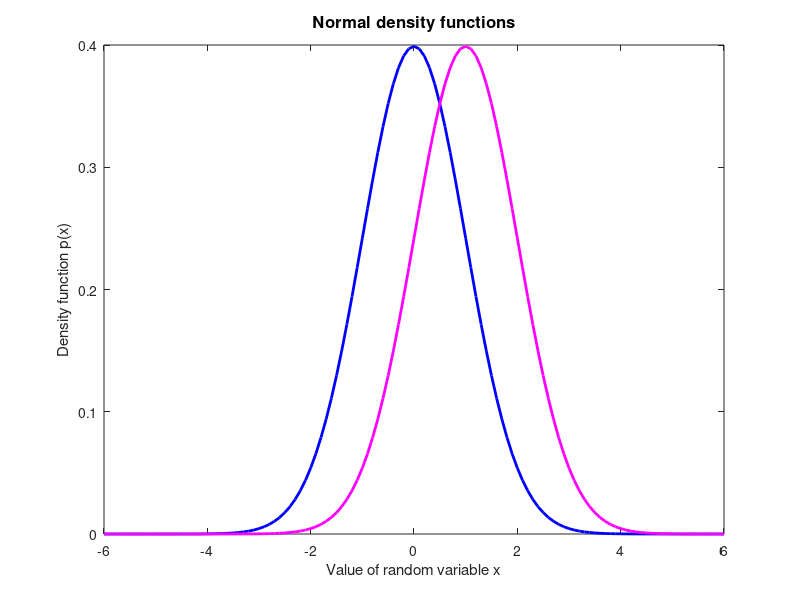

The MATLAB script that drew this image: (Note: this script raises an error after producing the figure.)
% Calculations to accompany notes on random variables.
% For:  "Macro-foundations for asset prices"
% Written by:  Dave Backus, NYU, August 2013 
clear all 
format compact

%%
disp('Poisson probabilities')
j = [0:8]';
jfac = gamma(j+1);

% calculate probabilities
omega = 0.1;
p1 = exp(-omega)*omega.^j./jfac;
omega = 1.5;
p2 = exp(-omega)*omega.^j./jfac;

clf                             % clear figure 
bar(j, [p1 p2])                 % draw bar chart 
% color controls, only for experts 
cmap = [0 0 1; 1 0 1];          % sets colors as blue and magenta ("rgb")
colormap(cmap) 
% add title and axis labels 
title('Poisson probabilities', 'FontSize', 12)  % title, large font 
xlabel('Value j of random variable') 
ylabel('Probability p(j)') 


%%
disp('Normal density functions')
x = [-6:0.1:6]';

mu = 0;
sigma = 1;
p1 = exp(-(x-mu).^2/(2*sigma^2))./sqrt(2*pi*sigma^2);

mu = 1;
sigma = 1;
p2 = exp(-(x-mu).^2/(2*sigma^2))./sqrt(2*pi*sigma^2);

clf 
plot(x, p1, 'b', 'LineWidth', 2)
hold on
pause(2)
plot(x, p2, 'm', 'LineWidth', 2)
xlabel('Value of random variable x') 
ylabel('Density function p(x)') 
title('Normal density functions', 'FontSize', 12)

%%
disp('Generating functions (Bernoulli)')
syms s omega                        % defines these as symbols 

% mgf 
mgf = 1-omega + omega*exp(s);
cgf = log(mgf);

disp('raw moments')
% differentiate moment generating function 
mu1p = subs(diff(mgf,s,1),s,0)      % mean
mu2p = subs(diff(mgf,s,2),s,0)      % second moment (why not variance?) 
mu3p = subs(diff(mgf,s,3),s,0)
mu4p = subs(diff(mgf,s,4),s,0)

% break this into two pieces 
diff1 = diff(mgf,s,1)
mu1p = subs(diff1,s,0)              % mean

disp('cumulants ')
% differentiate cumulant generating function 
kappa1 = subs(diff(cgf,s,1),s,0)    % mean
kappa2 = subs(diff(cgf,s,2),s,0)    % variance 
kappa3 = subs(diff(cgf,s,3),s,0)
kappa4 = subs(diff(cgf,s,4),s,0)

disp('skewness and kurtosis')
gamma1 = kappa3/kappa2^(3/2)
gamma2 = kappa4/kappa2^2


%%
disp('Generating functions (Poisson)')
syms s omega                        % defines these as symbols 

% normal mgf 
mgf = exp(omega*(exp(s)-1));
cgf = log(mgf);

disp('raw moments')
% differentiate moment generating function 
mu1p = subs(diff(mgf,s,1),s,0)       % mean
mu2p = subs(diff(mgf,s,2),s,0)       % second moment (why not variance?) 
mu3p = subs(diff(mgf,s,3),s,0)
mu4p = subs(diff(mgf,s,4),s,0)

disp('cumulants ')
% differentiate cumulant generating function 
kappa1 = subs(diff(cgf,s,1),s,0)    % mean
kappa2 = subs(diff(cgf,s,2),s,0)    % variance 
kappa3 = subs(diff(cgf,s,3),s,0)
kappa4 = subs(diff(cgf,s,4),s,0)

disp('skewness and kurtosis')
gamma1 = kappa3/kappa2^(3/2)
gamma2 = kappa4/kappa2^2


%%
disp('Generating functions (normal)')
syms s mu sigma                     % defines these as symbols 

% normal mgf 
mgf = exp(s*mu + (s*sigma)^2/2);
cgf = log(mgf);

disp('raw moments')
% differentiate moment generating function 
mu1p = subs(diff(mgf,s,1),s,0)       % mean
mu2p = subs(diff(mgf,s,2),s,0)       % second moment (why not variance?) 
mu3p = subs(diff(mgf,s,3),s,0)
mu4p = subs(diff(mgf,s,4),s,0)

disp('cumulants ')
% differentiate cumulant generating function 
kappa1 = subs(diff(cgf,s,1),s,0)    % mean
kappa2 = subs(diff(cgf,s,2),s,0)    % variance 
kappa3 = subs(diff(cgf,s,3),s,0)
kappa4 = subs(diff(cgf,s,4),s,0)

disp('skewness and kurtosis')
gamma1 = kappa3/kappa2^(3/2)
gamma2 = kappa4/kappa2^2


%%
disp('More generating functions (linear combinations)')
syms s mu sigma                     % defines these as symbols 

cgf_x = s^2/2; 
cgf_y = s*mu + subs(cgf_x, s, s*sigma); 

% differentiate cumulant generating function 
kappa1 = subs(diff(cgf_y,s,1),s,0)  % mean
kappa2 = subs(diff(cgf_y,s,2),s,0)  % variance 


%%
% 3-state moments 
syms s omega delta % defines these as symbols 

mgf = omega*(exp(-s*delta)+exp(s*delta)) + (1-2*omega);
cgf = log(mgf);

disp(' ')
kappa1 = subs(diff(cgf,s,1),s,0)    % mean
kappa2 = subs(diff(cgf,s,2),s,0)    % variance 
kappa3 = subs(diff(cgf,s,3),s,0)
factor(kappa3)  % sometimes this cleans up the expression; see also simplify
kappa4 = subs(diff(cgf,s,4),s,0)
factor(kappa4)

disp(' ')
gamma1 = kappa3/kappa2^(3/2)
gamma2 = kappa4/kappa2^2
simplify(gamma2)


%%
disp('Gram-Charlier examples of skewness and kurtosis')

% arbitrary state grid 
zmax = 4; dz = 0.1; 
z = [-zmax:dz:zmax]';

% skewness and (excess) kurtosis
gamma1 = 1
gamma2 = 1 

% Gram-Charlier distribution (normal if gamma1 = gamma2 = 0) 
p1 = exp(-z.^2/2)*dz/sqrt(2*pi);       
p2 = gamma1.*p1.*(z.^3-3*z)/6;
p3 = gamma2.*p1.*(z.^4-6*z.^2+3)/24;  
p = p1+p2+p3;
checkprobssum2one = sum(p)

subplot(3,1,1), bar(z,p,'b')
title('distribution')
subplot(3,1,2), bar(z,p2,'b')
title('skewness')
subplot(3,1,3), bar(z,p3,'b')
title('kurtosis')


%%
disp(' ') 
disp('Normal mixture generating functions and cumulants')
syms s mu sigma theta delta omega 
mu = 0;
sigma = 1;
theta = 0;
delta = 1.5;

% normal mgf 
mgf1 = exp(s*mu + (s*sigma)^2/2);
mgf2 = exp(s*theta + (s*delta)^2/2);
mgf = (1-omega)*mgf1 + omega*mgf2
cgf = log(mgf);

disp(' ')
disp('cumulants ')
% differentiate cumulant generating function 
kappa1 = subs(diff(cgf,s,1),s,0)    % mean
kappa2 = subs(diff(cgf,s,2),s,0)    % variance 
kappa3 = subs(diff(cgf,s,3),s,0)
kappa4 = subs(diff(cgf,s,4),s,0)


%%
disp('Normal mixture pictures')
% arbitrary state grid 
zmax = 5; dz = 0.1; 
z = [-zmax:dz:zmax]';

% standard normal N(0,1)
p1 = exp(-z.^2/2)*dz/sqrt(2*pi);
checksump = sum(p1)
p1 = p1/sum(p1);

% different normal N(theta,delta)  [not delta^2!] 
theta = -1
delta = 2 
p2 = exp(-(z-theta).^2/(2*delta))*dz/sqrt(2*pi*delta);
checksump = sum(p2)
p2 = p2/sum(p2);

% mixture 
omega = 0.5
p = (1-omega)*p1 + omega*p2;

figure(1)
subplot(3,1,1), bar(z,p1,'b')
title('Two normal distributions and their mixture')
subplot(3,1,2), bar(z,p2,'r')
subplot(3,1,3), bar(z,p,'m')



%%
% practice problems

disp('Practice: sample moments') 
x = [2,-1,4,3]'
%
mu1p = sum(x)/4
mu2p = sum(x.^2)/4
%
meanx = mu1p
varx = mu2p - mu1p^2
varx_alt = sum((x-mu1p).^2)/4

stddev = sqrt(varx)

%%
disp('Practice: multivariate sample moments')  
x = [2,-1,4,3]'
y = [10, -5, 3, 0]'

xbar = mean(x)
ybar = mean(y) 

varx = mean((x-xbar).^2) 
vary = mean((y-ybar).^2) 
covxy = mean((x-xbar).*(y-ybar))
corrxy = covxy/sqrt(varx*vary)


%%
% Bernoulli mixture of normals
syms s theta omega delta % defines these as symbols 

theta = 0;
%delta = 1;
mgf = (1-omega)*exp(s^2/2) + omega*exp(theta*s + delta*s^2/2);
cgf = log(mgf);

disp(' ')
kappa1 = subs(diff(cgf,s,1),s,0)    % mean
kappa2 = subs(diff(cgf,s,2),s,0)    % variance 
kappa3 = subs(diff(cgf,s,3),s,0)
factor(kappa3)  % sometimes this cleans up the expression; see also simplify
kappa4 = subs(diff(cgf,s,4),s,0)
factor(kappa4)

disp(' ')
gamma1 = kappa3/kappa2^(3/2)
gamma2 = kappa4/kappa2^2
simplify(gamma2)

subs(gamma2, [omega delta], [0.05 4])

% plot 
x = [-4:0.1:4]';
p1 = exp(-x.^2/2)./sqrt(2*pi);

mu = -2; sigma = 1;
p2 = exp(-(x-mu).^2/(2*sigma^2))./sqrt(2*pi*sigma^2);
omega = 0.2;
pmix = (1-omega)*p1 + omega*p2;

plot(x,p1,'b')
hold on
plot(x,pmix,'m')
text(0.4, 0.38, 'blue=std normal, magenta=mixture') 


